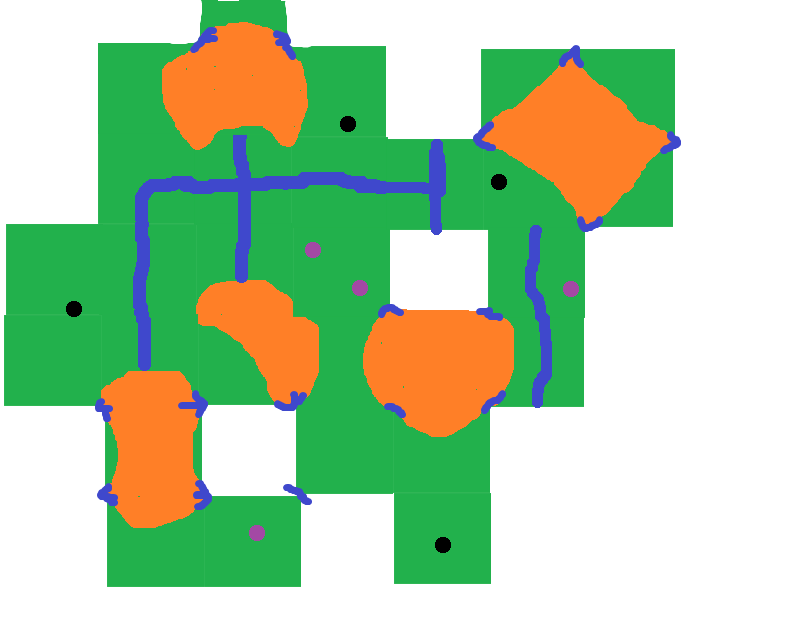
#> input picture OpencvPruebas/CalcCampos/##CarcassoneFieldsv6/imagenChota.jpg, 809 x 629 px
$ python -i board_detector.py   (imports and definitions only)
#> lines starting #> are read from the running program, lines starting #| are printed output that depends on the picture; after the words box and inside, x2 and y2 are one past the last pixel; in counts of white or black regions, pixels touching at a corner belong together
"""
Detección de límites del tablero de Carcassonne.
Identifica áreas blancas (fuera del tablero) vs área de juego.
"""
import numpy as np
import cv2
from scipy import ndimage


class BoardDetector:
    """Detecta los límites del tablero y áreas fuera de juego."""

    def __init__(self, image: np.ndarray, white_threshold: int = 200):
        """
        Inicializa el detector de tablero.

        Args:
            image: Imagen RGB del tablero
            white_threshold: Umbral para detectar blanco (0-255)
                           Píxeles con R,G,B > threshold se consideran blancos
        """
#> called with white_threshold = 200
        self.image = image
        self.white_threshold = white_threshold
        self.height, self.width = image.shape[:2]
#> self.height = 629; self.width = 809

    def detect_white_areas(self) -> np.ndarray:
        """
        Detecta áreas blancas (fuera del tablero).

        Returns:
            Máscara binaria donde True = blanco (fuera del tablero)
        """
        # Convertir a escala de grises
        gray = cv2.cvtColor(self.image, cv2.COLOR_RGB2GRAY)
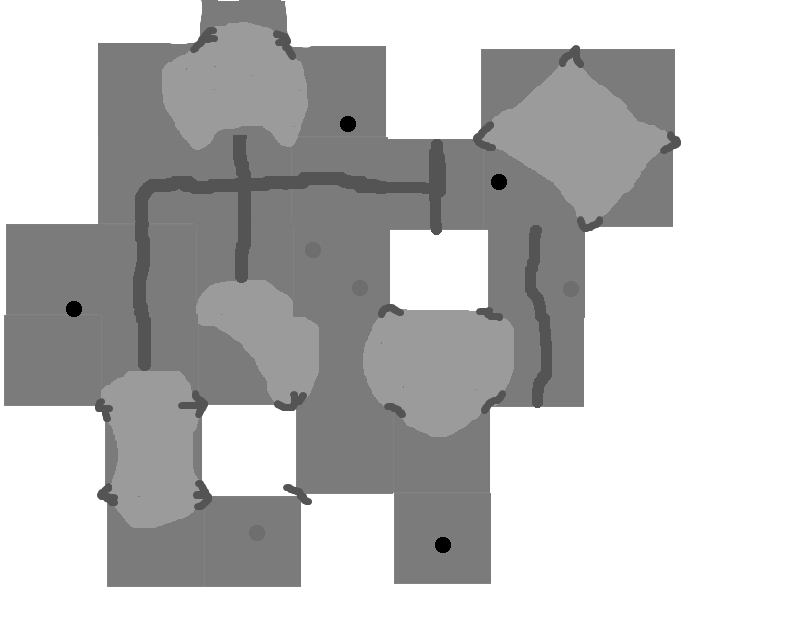
#> gray: shape (629, 809); min 0, max 255, mean 193.2

        # Detectar píxeles blancos
        white_mask = gray > self.white_threshold
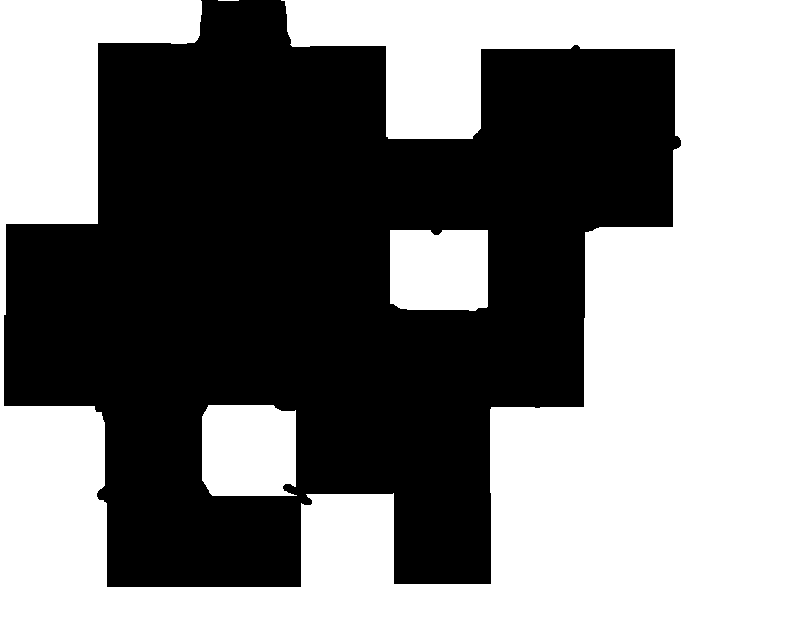
#> white_mask: shape (629, 809) bool; 51.2% white; 1 black region, box (x1, y1, x2, y2) and area: (4, 0, 681, 587) 248393

        # Limpiar ruido: operaciones morfológicas
        kernel = np.ones((5, 5), dtype=np.uint8)

        # Closing: conectar áreas blancas cercanas
        white_mask = ndimage.binary_closing(white_mask, structure=kernel, iterations=2)
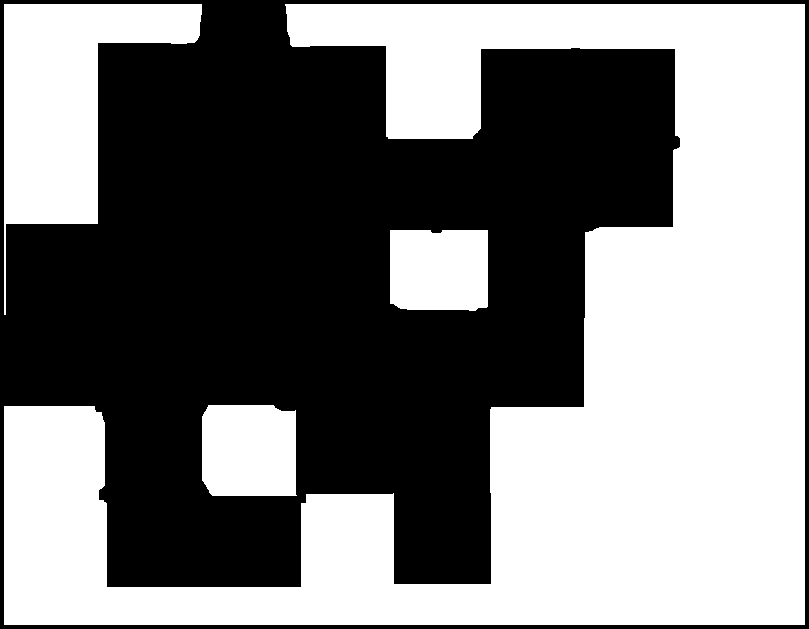
#> white_mask: shape (629, 809) bool; 49% white; 4 white regions, box (x1, y1, x2, y2) and area: (4, 4, 805, 625) 208609, (4, 4, 202, 315) 24867, (202, 405, 297, 496) 8322, (390, 230, 488, 311) 7743

        # Opening: eliminar pequeñas manchas blancas (ruido)
        white_mask = ndimage.binary_opening(white_mask, structure=kernel, iterations=1)
#> white_mask: shape (629, 809) bool; 49% white; 4 white regions, box (x1, y1, x2, y2) and area: (4, 4, 805, 625) 208606, (4, 4, 202, 224) 24685, (202, 405, 296, 496) 8320, (390, 230, 488, 311) 7743

        return white_mask

    # [11 lines left out: function create_board_mask, not called in this run]

    def detect_board_edges(self) -> np.ndarray:
        """
        Detecta los bordes del tablero (transición blanco -> tablero).

        Returns:
            Máscara binaria de los bordes del tablero
        """
        white_areas = self.detect_white_areas()

        # Dilatar áreas blancas
        kernel = np.ones((3, 3), dtype=np.uint8)
        dilated_white = ndimage.binary_dilation(white_areas, structure=kernel, iterations=1)
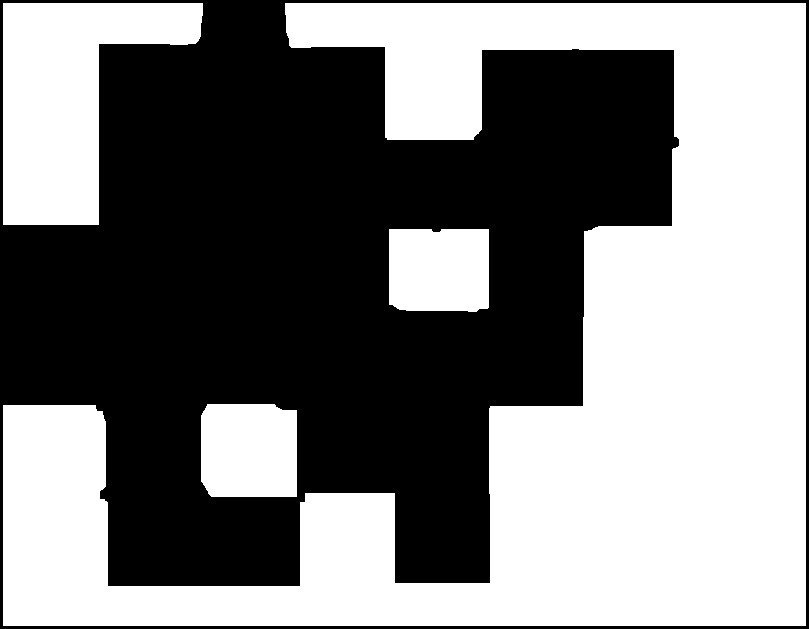
#> dilated_white: shape (629, 809) bool; 50.2% white; 1 black region, box (x1, y1, x2, y2) and area: (0, 0, 809, 629) 253547

        # Borde = área dilatada - área original
        edges = dilated_white & ~white_areas
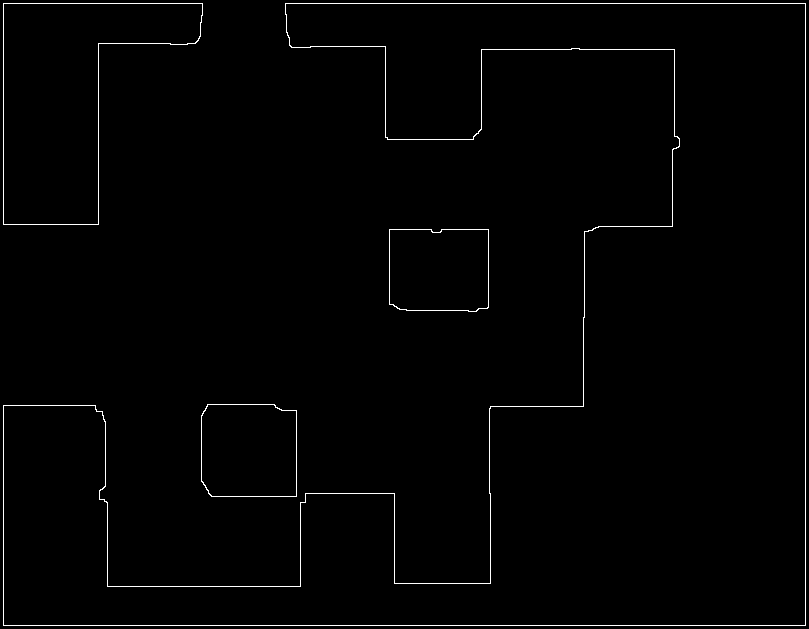
#> edges: shape (629, 809) bool; 1.2% white in thin lines or dots

        return edges

    # [36 lines left out: functions is_touching_white, filter_mask_by_board, not called in this run]

>>> import cv2
>>> picture = cv2.cvtColor(cv2.imread('../../##CarcassoneFieldsv6/imagenChota.jpg'), cv2.COLOR_BGR2RGB)
>>> result = BoardDetector(picture).detect_board_edges()
